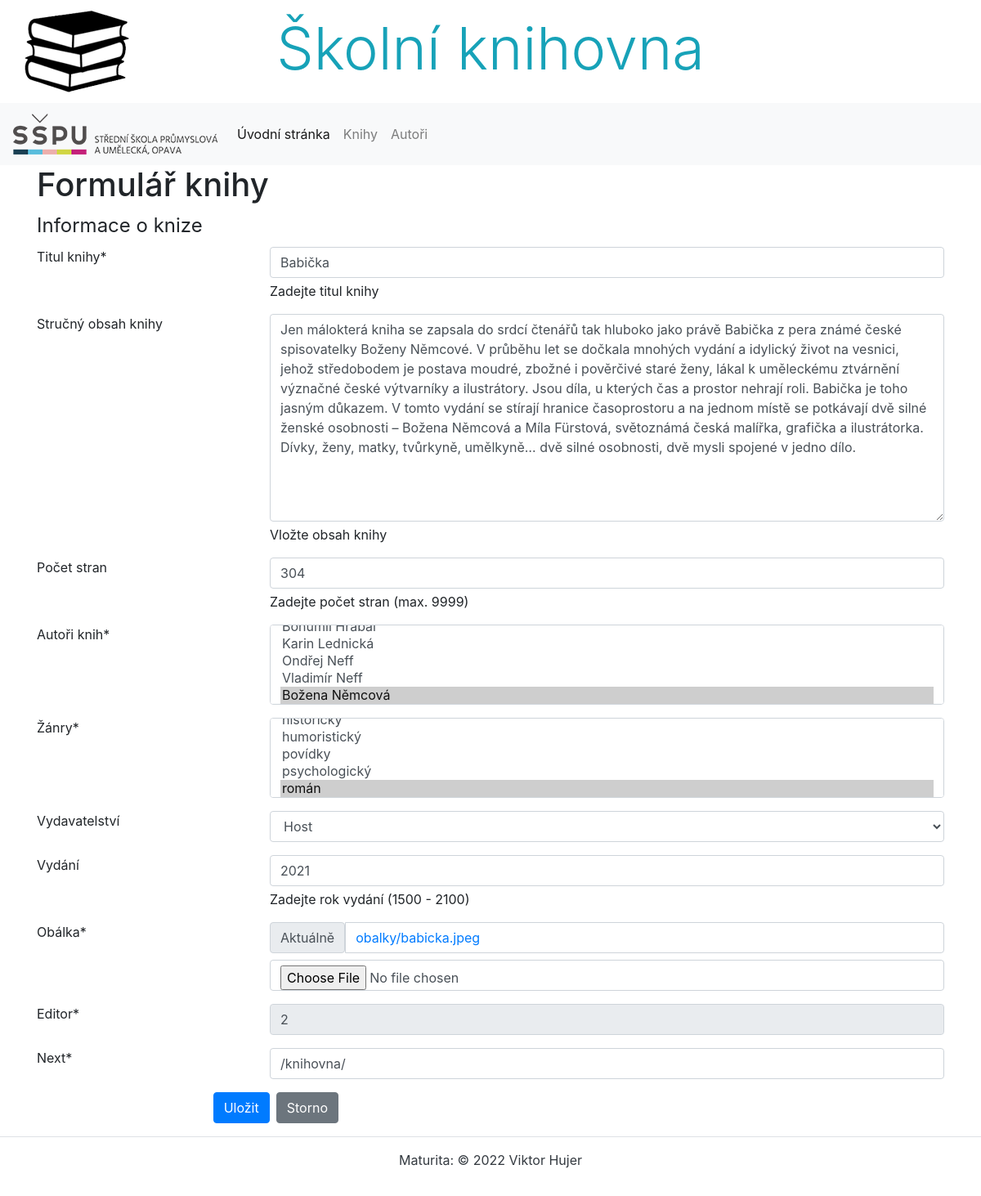
/knihovna/books/update/13 (signed in), run on the app's committed database.
### knihovna/models.py (models this page shows, shortened)
class Kniha(models.Model):
    titul = models.CharField(max_length=100, verbose_name='Titul knihy', help_text='Zadejte titul knihy',
                             error_messages={'blank': 'Titul knihy musí být vyplněn'})
    autori = models.ManyToManyField(Autor)
    obsah = models.TextField(blank=True, verbose_name='Obsah knihy', help_text='Vložte obsah knihy')
    pocet_stran = models.PositiveIntegerField(blank=True, null=True, validators=[MaxValueValidator(9999)],
                                              verbose_name='Počet stran', help_text='Zadejte počet stran (max. 9999)')
    rok_vydani = models.PositiveIntegerField(blank=True, null=True, validators=[MinValueValidator(1500), MaxValueValidator(2100)],
                                             verbose_name='Rok vydání', help_text='Zadejte rok vydání (1500 - 2100)')
    obalka = models.ImageField(upload_to='obalky', verbose_name='Obálka knihy')
    zanry = models.ManyToManyField(Zanr)
    editor = models.ForeignKey(User, on_delete=models.RESTRICT, default=1)
    vydavatelstvi = models.ForeignKey('Vydavatelstvi', on_delete=models.CASCADE, blank=True, null=True, verbose_name='Vydavatelství')
    class Meta:
        ordering = ['titul']
        verbose_name = 'Kniha'
        verbose_name_plural = 'Knihy'

### knihovna/views.py (the view, shortened to what this page needs)
# urls.py: path('books/update/<int:pk>', views.KnihaUpdateView.as_view(), name='update_book'),
class KnihaUpdateView(LoginRequiredMixin, PermissionRequiredMixin, UpdateView, UserPassesTestMixin):
    model = Kniha
    template_name = 'kniha/book_form_crispy.html'
    form_class = KnihaForm
    context_object_name = 'book'
    success_url = reverse_lazy('index')
    pk_url_kwarg = 'pk'
    permission_required = ["knihovna.change_kniha"]
    def get_initial(self):
        initial = super().get_initial()
        initial['next'] = self.request.META.get('HTTP_REFERER', self.success_url)
        return initial

### knihovna/models.py (called while the page is built)
    def __str__(self):
        return f'{self.jmeno} {self.prijmeni}'

    def __str__(self):
        return f'{self.nazev}'

    def __str__(self):
        return f'{self.nazev}'

### knihovna/templates/kniha/book_form_crispy.html
{% extends 'base.html' %}
{% block content %}
    <h1>Formulář knihy</h1>
    {% load crispy_forms_tags %}
    {% crispy form %}
{% endblock %}

### data on the page
Kniha: titul "Babička", obsah "Jen málokterá kniha se zapsala do srdcí čtenářů tak hluboko jako právě Babička z pera známé české spisovatelky Boženy Němcové. V průběhu let se dočkala mnohých vydání a idylický život na vesnici, jehož středobodem je postava moudré, zbožné i pověrčivé staré ženy, lákal k uměleckému ztvárnění význačné české výtvarníky a ilustrátory. Jsou díla, u kterých čas a prostor nehrají roli. Babička je toho jasným důkazem. V tomto vydání se stírají hranice časoprostoru a na jednom místě se potkávají dvě silné ženské osobnosti – Božena Němcová a Míla Fürstová, světoznámá česká malířka, grafička a ilustrátorka. Dívky, ženy, matky, tvůrkyně, umělkyně… dvě silné osobnosti, dvě mysli spojené v jedno dílo.", pocet_stran "304", vydavatelstvi "Host", rok_vydani "2021", editor "2"
